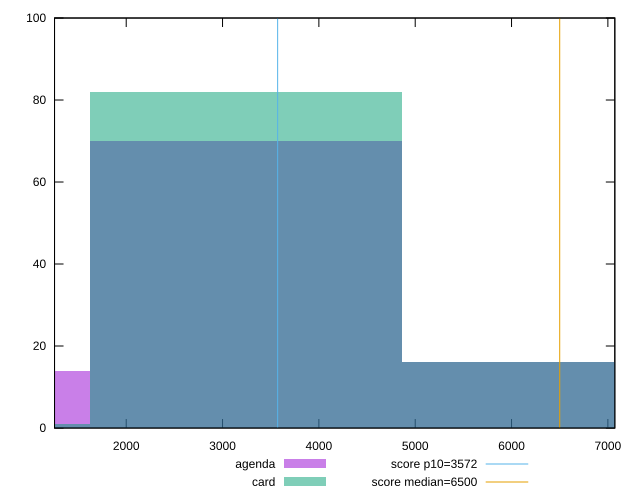

This chart was generated by the following gnuplot code:
reset

$agenda <<EOF
3244.0694046057183 70
0 14
6488.138809211437 16
EOF

$card <<EOF
3244.0694046057183 82
6488.138809211437 16
0 1
EOF

set key outside below
set boxwidth 3244.0694046057183
set xrange [1255.937:7072.123]
set yrange [0:100]
set trange [0:100]
set style fill transparent solid 0.5 noborder

set parametric
set terminal svg size 640, 500 enhanced background rgb 'white'
set output "reports/report_00027_2021-02-24T12-40-31.850Z/first-cpu-idle/comparison/histogram/1_vs_2.svg"

plot $agenda title "agenda" with boxes, \
     $card title "card" with boxes, \
     3572,t title "score p10=3572", \
     6500,t title "score median=6500"

reset
